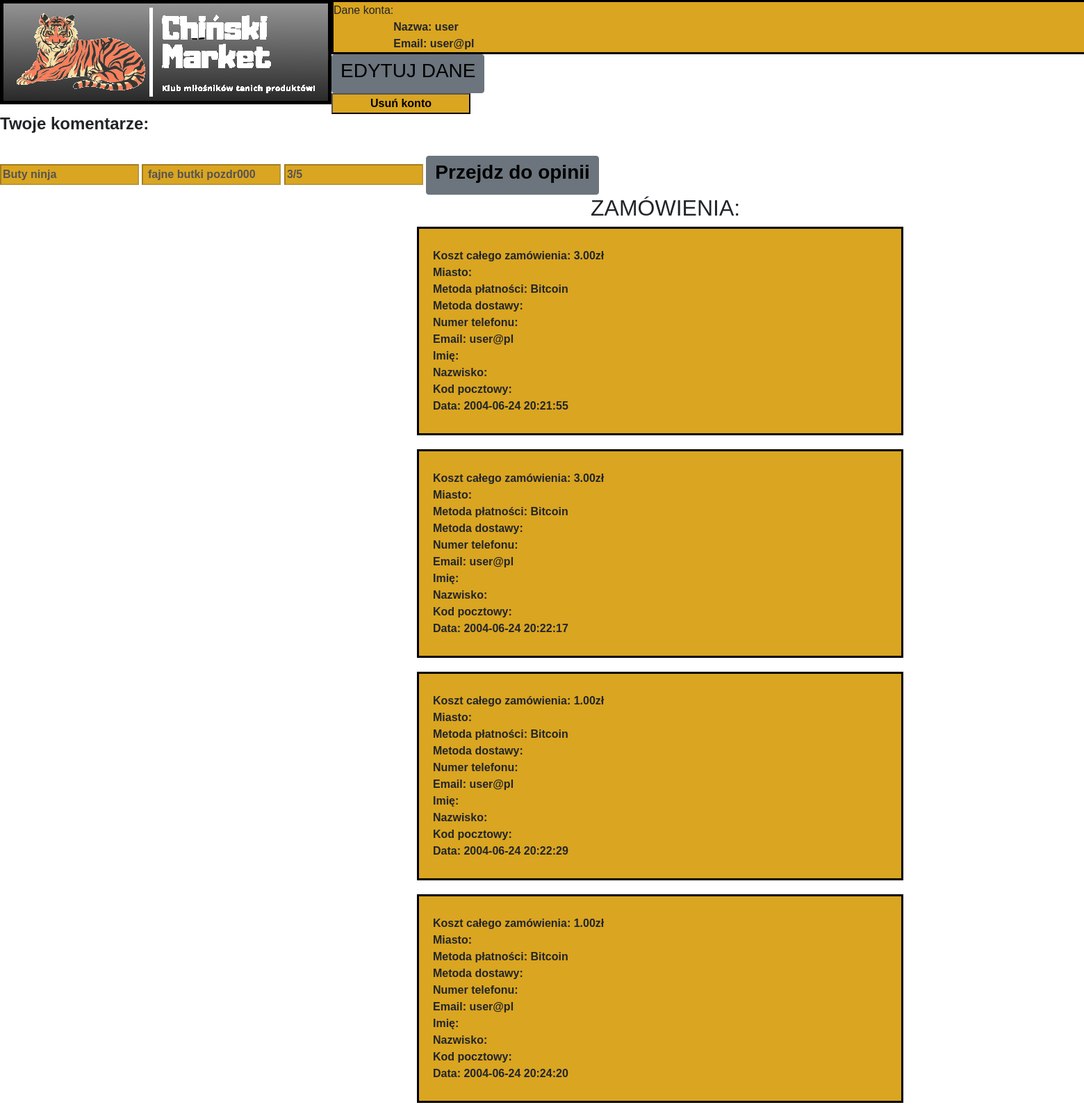
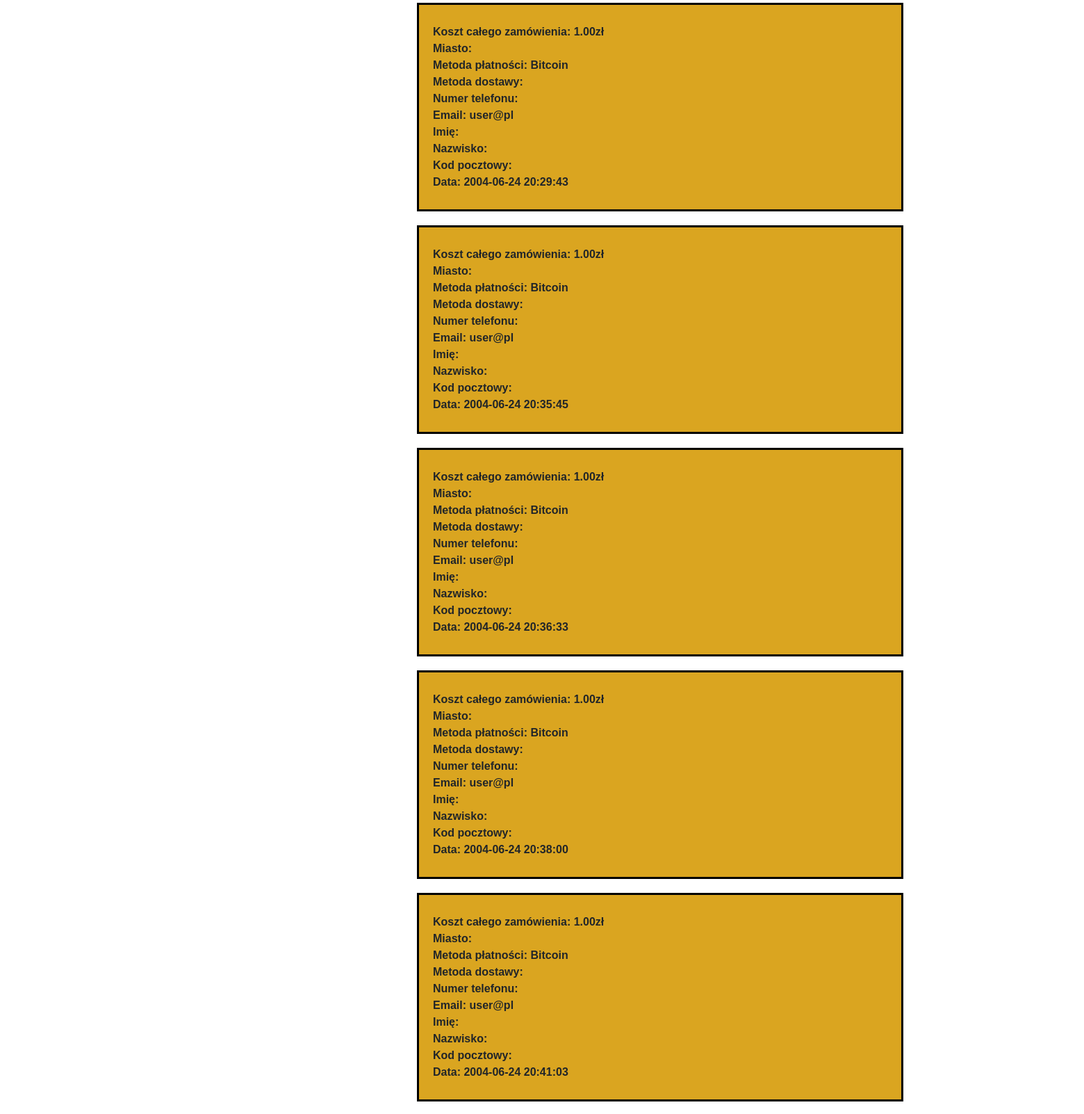
The app's page /projekt/konto.php (signed in, upper part) with its own data (2 pictures, top to bottom).
### tables this page shows
CREATE TABLE `uzytkownik` (
  `id` int(11) NOT NULL AUTO_INCREMENT,
  `nazwa` varchar(50) NOT NULL,
  `email` varchar(50) NOT NULL,
  `haslo` varchar(50) NOT NULL,
  `czyadmin` tinyint(1) NOT NULL,
  PRIMARY KEY (`id`)
);

CREATE TABLE `opinia` (
  `id` int(11) NOT NULL AUTO_INCREMENT,
  `id_uzytkownika` int(11) NOT NULL,
  `id_produktu` int(11) NOT NULL,
  `ocena` double DEFAULT NULL,
  `tekst` varchar(200) DEFAULT NULL,
  PRIMARY KEY (`id`),
  KEY `FK_produktopinia` (`id_produktu`),
  KEY `FK_uzytkownikopinia` (`id_uzytkownika`),
  CONSTRAINT `FK_produktopinia` FOREIGN KEY (`id_produktu`) REFERENCES `produkty` (`id`),
  CONSTRAINT `FK_uzytkownikopinia` FOREIGN KEY (`id_uzytkownika`) REFERENCES `uzytkownik` (`id`)
);

CREATE TABLE `produkty` (
  `id` int(11) NOT NULL AUTO_INCREMENT,
  `tytul` varchar(255) NOT NULL,
  `zdjecie` varchar(255) NOT NULL,
  `cena_bez` double DEFAULT NULL,
  `cena_z` double DEFAULT NULL,
  `opis` varchar(255) NOT NULL,
  `ilosc` int(11) NOT NULL,
  `opisDuzy` varchar(200) DEFAULT NULL,
  `rodzaj` varchar(30) DEFAULT NULL,
  `ocena` double DEFAULT NULL,
  `ilosc_ocen` int(11) NOT NULL,
  PRIMARY KEY (`id`)
);

CREATE TABLE `zamowienia` (
  `id` int(11) NOT NULL AUTO_INCREMENT,
  `koszt` float NOT NULL,
  `adres` varchar(50) NOT NULL,
  `miasto` varchar(50) NOT NULL,
  `metoda_p` varchar(20) NOT NULL,
  `metoda_d` varchar(20) NOT NULL,
  `numer` varchar(12) NOT NULL,
  `email` varchar(50) NOT NULL,
  `imie` varchar(25) NOT NULL,
  `nazwisko` varchar(25) NOT NULL,
  `kod` varchar(6) NOT NULL,
  `data` datetime DEFAULT NULL,
  PRIMARY KEY (`id`)
);

### projekt/konto.php (the view, shortened to what this page needs)
<?php
include 'config.php';
$id=$_SESSION['id'];
$uzy = "SELECT * from uzytkownik where id='$id'";
$select = mysqli_query($conn,$uzy);
$uzy = mysqli_fetch_assoc($select);
$opinia= "SELECT tytul, tekst, opinia.ocena,id_produktu FROM opinia join produkty on produkty.id=opinia.id_produktu where id_uzytkownika='$id'";
$select2 = mysqli_query($conn,$opinia);
$e=$_SESSION['email'];
$zamowienie= "SELECT * FROM zamowienia where email='$e'";
$select4 = mysqli_query($conn,$zamowienie);
?>
<html>
<head>
    <link rel="stylesheet" href="css.css">
    <link rel="stylesheet" href="https://cdn.jsdelivr.net/npm/bootstrap@4.0.0/dist/css/bootstrap.min.css">
</head>
<body>
<a href="index.php">
    <img class="image" style="float: left" src =i.png>
</a>
<div class="dane">
Dane konta:
<?php
echo'
<b>
<br>Nazwa:
 ' . $uzy['nazwa'] . '
 <br>
 Email:
 ' . $uzy['email'] . '
</div>
<a href="edytowanie3.php?id='.$id.'" class="btn btn-secondary"><h3>EDYTUJ DANE</h3></a>
</form>
<br>
</b>
<form method="post">
';
?>
<input type="submit" name="usuwaniekonta" value="Usuń konto" onclick="return confirm('Czy na pewno chcesz usunąć konto?')">
<?php
echo'
<br>
<h4>
<b>
Twoje komentarze:
</b>
</h4>
';
while($opinia = mysqli_fetch_assoc($select2 )) {
    echo '
    <br>
    <input type="text" name="nazwa" disabled value="' . $opinia['tytul'] . '" >
   <input type="text" name="tekst" disabled  value="' . $opinia['tekst'] . '" >
    <input type="text" name="ocena" disabled value="' . $opinia['ocena'] . '/5" >
    ';
    $o=$opinia['id_produktu'];
echo'
 <a href="szczegoly.php?id='.$o.'" class="btn btn-secondary"><h3><b>Przejdz do opinii</b></h3></a>
    ';
}
echo '<h2 style="margin-left: 850px;">ZAMÓWIENIA:</h2>';
while($zamowienie = mysqli_fetch_assoc($select4)) {
    echo'
 <div class="produkt2">
    Koszt całego zamówienia: ' .number_format( $zamowienie['koszt'],2 ). 'zł'.'
    <br>
   Miasto: ' . $zamowienie['miasto'] . '
   <br>
    Metoda płatności: ' . $zamowienie['metoda_p'] . '
      <br>
    Metoda dostawy:' . $zamowienie['metoda_d'] . '
      <br>
    Numer telefonu:' . $zamowienie['numer'] . '
      <br>
    Email: ' . $zamowienie['email'] . '
      <br>
    Imię: ' . $zamowienie['imie'] . '
      <br>
   Nazwisko: ' . $zamowienie['nazwisko'] . '
     <br>
   Kod pocztowy:  ' . $zamowienie['kod'] . '
     <br>
   Data:  ' . $zamowienie['data'] . '
 </div>
    ';
}
        ?>
</body>
</html>

### projekt/css.css (style rules this page uses)
* { margin: 0px; box-sizing: border-box; font-family: 'Spartan',sans-serif; }
body { background-image: url("bg.jpg"); background-color: #cccccc; background-position: center; width: 1900px; height: auto; }
a:link { color: black; }
input { margin-right: auto; width: 200px; background-color: goldenrod; }
input { margin-right: auto; width: 200px; background-color: goldenrod; font-size: 15px; font-weight: bold; }
.dane { display:flex; flex-grow: 1; background-color: goldenrod; border:solid black; }
.produkt2 { padding: 20px; align-items: center; display:flex; flex-grow: 1; border:solid black; height:300px; width: 700px; margin-inline: auto; margin-bottom: 20px; background-color: goldenrod; position: relative; font-weight: bold; }

### records on screen
uzytkownik: nazwa "user", email "user@pl"
opinia: nazwa "Buty ninja", tekst "fajne butki pozdr000", ocena "3/5"
zamowienia: koszt "3.00", metoda_p "Bitcoin", email "user@pl", data "2004-06-24 20:21:55"
zamowienia: koszt "3.00", metoda_p "Bitcoin", email "user@pl", data "2004-06-24 20:22:17"
zamowienia: koszt "1.00", metoda_p "Bitcoin", email "user@pl", data "2004-06-24 20:22:29"
zamowienia: koszt "1.00", metoda_p "Bitcoin", email "user@pl", data "2004-06-24 20:24:20"
zamowienia: koszt "1.00", metoda_p "Bitcoin", email "user@pl", data "2004-06-24 20:29:43"
zamowienia: koszt "1.00", metoda_p "Bitcoin", email "user@pl", data "2004-06-24 20:35:45"
zamowienia: koszt "1.00", metoda_p "Bitcoin", email "user@pl", data "2004-06-24 20:36:33"
zamowienia: koszt "1.00", metoda_p "Bitcoin", email "user@pl", data "2004-06-24 20:38:00"
zamowienia: koszt "1.00", metoda_p "Bitcoin", email "user@pl", data "2004-06-24 20:41:03"
